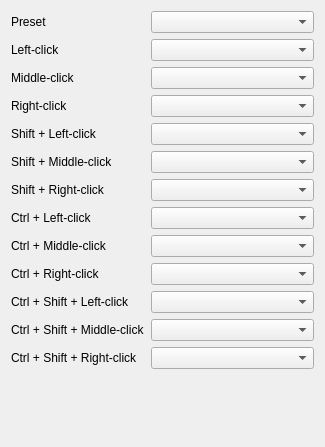
<?xml version="1.0" encoding="UTF-8"?>
<ui version="4.0">
 <class>Mouse</class>
 <widget class="QWidget" name="Mouse">
  <property name="geometry">
   <rect>
    <x>0</x>
    <y>0</y>
    <width>325</width>
    <height>447</height>
   </rect>
  </property>
  <property name="sizePolicy">
   <sizepolicy hsizetype="Preferred" vsizetype="Preferred">
    <horstretch>0</horstretch>
    <verstretch>0</verstretch>
   </sizepolicy>
  </property>
  <property name="windowTitle">
   <string>Preferences</string>
  </property>
  <property name="unifiedTitleAndToolBarOnMac" stdset="0">
   <bool>true</bool>
  </property>
  <layout class="QGridLayout" name="gridLayout">
   <item row="11" column="0">
    <widget class="QLabel" name="labelCtrlShiftMiddleClick">
     <property name="text">
      <string>Ctrl + Shift + Middle-click</string>
     </property>
    </widget>
   </item>
   <item row="1" column="0">
    <widget class="QLabel" name="labelLeftClick">
     <property name="text">
      <string>Left-click</string>
     </property>
    </widget>
   </item>
   <item row="7" column="0">
    <widget class="QLabel" name="labelCtrlLeftClick">
     <property name="text">
      <string>Ctrl + Left-click</string>
     </property>
    </widget>
   </item>
   <item row="4" column="0">
    <widget class="QLabel" name="labelShiftLeftClick">
     <property name="text">
      <string>Shift + Left-click</string>
     </property>
    </widget>
   </item>
   <item row="10" column="1">
    <widget class="QComboBox" name="comboBoxCtrlShiftLeftClick"/>
   </item>
   <item row="12" column="0">
    <widget class="QLabel" name="labelCtrlShiftRightClick">
     <property name="text">
      <string>Ctrl + Shift + Right-click</string>
     </property>
    </widget>
   </item>
   <item row="9" column="1">
    <widget class="QComboBox" name="comboBoxCtrlRightClick"/>
   </item>
   <item row="2" column="1">
    <widget class="QComboBox" name="comboBoxMiddleClick"/>
   </item>
   <item row="3" column="1">
    <widget class="QComboBox" name="comboBoxRightClick"/>
   </item>
   <item row="0" column="0">
    <widget class="QLabel" name="labelInputPreset">
     <property name="text">
      <string>Preset</string>
     </property>
    </widget>
   </item>
   <item row="3" column="0">
    <widget class="QLabel" name="labelRightClick">
     <property name="text">
      <string>Right-click</string>
     </property>
    </widget>
   </item>
   <item row="8" column="0">
    <widget class="QLabel" name="labelCtrlMiddleClick">
     <property name="text">
      <string>Ctrl + Middle-click</string>
     </property>
    </widget>
   </item>
   <item row="11" column="1">
    <widget class="QComboBox" name="comboBoxCtrlShiftMiddleClick"/>
   </item>
   <item row="8" column="1">
    <widget class="QComboBox" name="comboBoxCtrlMiddleClick"/>
   </item>
   <item row="5" column="0">
    <widget class="QLabel" name="labelShiftMiddleClick">
     <property name="text">
      <string>Shift + Middle-click</string>
     </property>
    </widget>
   </item>
   <item row="0" column="1">
    <widget class="QComboBox" name="comboBoxPreset"/>
   </item>
   <item row="9" column="0">
    <widget class="QLabel" name="labelCtrlRightClick">
     <property name="text">
      <string>Ctrl + Right-click</string>
     </property>
    </widget>
   </item>
   <item row="1" column="1">
    <widget class="QComboBox" name="comboBoxLeftClick"/>
   </item>
   <item row="6" column="1">
    <widget class="QComboBox" name="comboBoxShiftRightClick"/>
   </item>
   <item row="5" column="1">
    <widget class="QComboBox" name="comboBoxShiftMiddleClick"/>
   </item>
   <item row="10" column="0">
    <widget class="QLabel" name="labelCtrlShiftLeftClick">
     <property name="text">
      <string>Ctrl + Shift + Left-click</string>
     </property>
    </widget>
   </item>
   <item row="6" column="0">
    <widget class="QLabel" name="labelShiftRightClick">
     <property name="text">
      <string>Shift + Right-click</string>
     </property>
    </widget>
   </item>
   <item row="7" column="1">
    <widget class="QComboBox" name="comboBoxCtrlLeftClick"/>
   </item>
   <item row="2" column="0">
    <widget class="QLabel" name="labelMiddleClick">
     <property name="text">
      <string>Middle-click</string>
     </property>
    </widget>
   </item>
   <item row="13" column="1">
    <spacer name="horizontalSpacerButtonConfig">
     <property name="orientation">
      <enum>Qt::Horizontal</enum>
     </property>
     <property name="sizeHint" stdset="0">
      <size>
       <width>0</width>
       <height>0</height>
      </size>
     </property>
    </spacer>
   </item>
   <item row="4" column="1">
    <widget class="QComboBox" name="comboBoxShiftLeftClick"/>
   </item>
   <item row="13" column="0">
    <spacer name="verticalSpacerButtonConfig">
     <property name="orientation">
      <enum>Qt::Vertical</enum>
     </property>
     <property name="sizeHint" stdset="0">
      <size>
       <width>20</width>
       <height>0</height>
      </size>
     </property>
    </spacer>
   </item>
   <item row="12" column="1">
    <widget class="QComboBox" name="comboBoxCtrlShiftRightClick"/>
   </item>
  </layout>
 </widget>
 <resources/>
 <connections/>
</ui>
